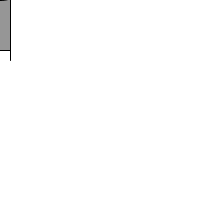
Frame 1 (no input)
Frame 60 (the mouse pressed at the canvas centre just before this capture): identical to frame 1, image omitted
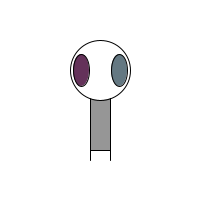
Frame 120 (the mouse held since frame 60 and released just before this capture)

The Processing sketch that drew these frames (run headless with seeded random() and noise(); from frame 60 on, the mouse is pressed at the canvas centre):

// Processing sketch: processing_26067
// ── processing_26067.pde

// Peter 09/03/11

void setup(){
  size(200, 200);
  smooth();
  frameRate(30);
}

void draw() {
  background(255);
  ellipseMode(CENTER);
  rectMode(CENTER);
  
  //body
  stroke(0);
  fill(150);
  rect(mouseX, mouseY, 20, 100);
  
  //head
  stroke(0);
  fill(255);
  ellipse(mouseX, mouseY-30, 60, 60);
  
  //eyes
  fill(pmouseX, pmouseX-50, pmouseX-10);
  ellipse(mouseX-19, mouseY-30, 16, 32);
  fill(pmouseY, pmouseY+20, pmouseY+30);
  ellipse(mouseX+19, mouseY-30, 16, 32);
  
  //legs
  stroke(0); 
  line(mouseX-10, mouseY+50, pmouseX-10, pmouseY+60); 
  line(mouseX+10, mouseY+50, pmouseX+10, pmouseY+60);

  
}

void mousePressed() {
  println("Take me to your leader!");

}
